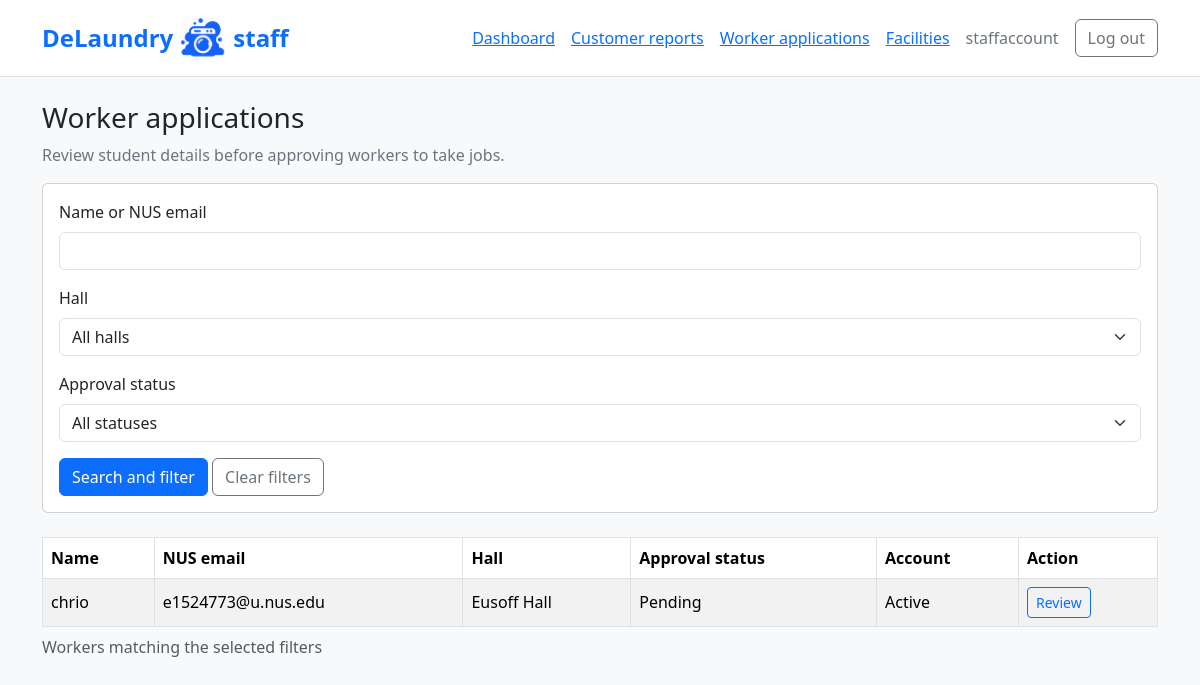
The page /adminpanel/workers/ (signed in) on the database as committed earlier.
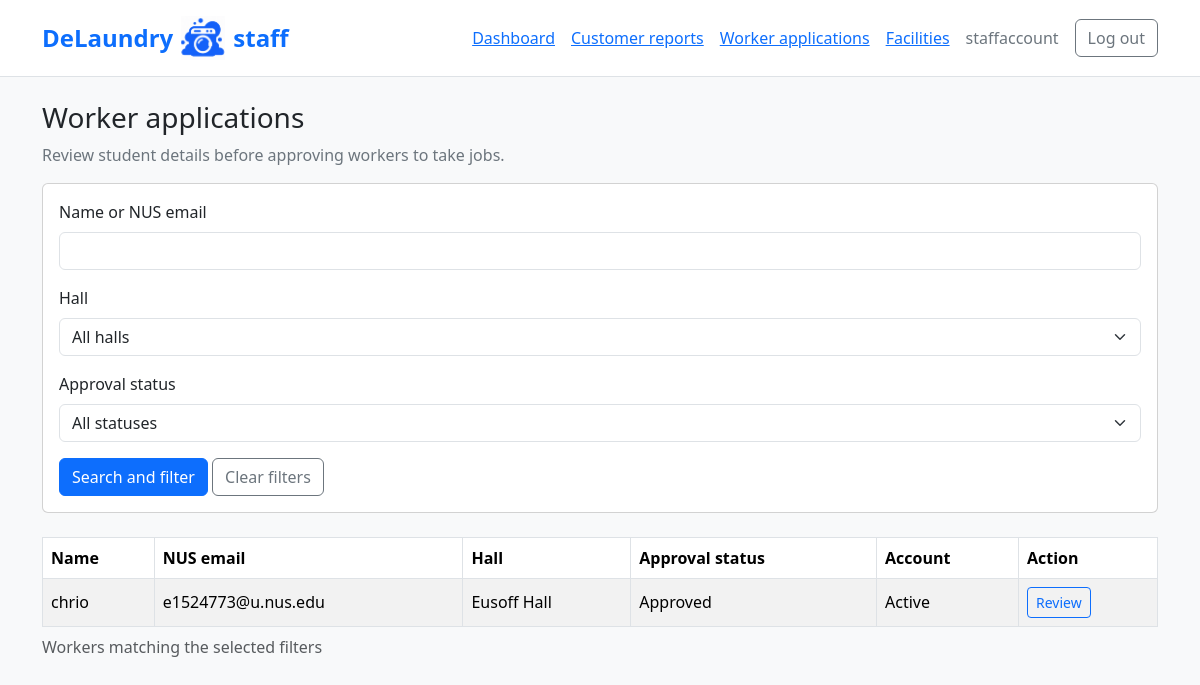
The same page on the database as committed later.
### accounts/models.py (models this page shows, shortened)
class WorkerProfile(models.Model):
  user = models.OneToOneField(User, on_delete=models.CASCADE)
  residence = models.ForeignKey('facilities.Residence', on_delete=models.PROTECT)
  id = models.AutoField(primary_key=True)
  is_available = models.BooleanField(default=True)
  approval_status = models.CharField(
    max_length=10,
    choices=[
        ("pending", "Pending"),
        ("approved", "Approved"),
        ("suspended", "Suspended"),
    ],
    default="pending",
  )

class User(AbstractUser):
  id = models.AutoField(primary_key=True)
  email = models.EmailField(unique=True)
  name = models.CharField(max_length=120)
  role = models.CharField(max_length=120, choices=[('customer', 'Customer'), ('worker', 'Worker')])

### facilities/models.py (models this page shows)
class Residence(models.Model):
  id = models.AutoField(primary_key=True)
  name = models.CharField(
    max_length=120,
    unique=True,
    choices=[
      ('eusoff', 'Eusoff Hall'),
      ('kentridge', 'Kent Ridge Hall'),
      ('kingedward', 'King Edward VII Hall'),
      ('raffles', 'Raffles Hall'),
      ('sheares', 'Sheares Hall'),
      ('temasek', 'Temasek Hall')
  ])
  is_active = models.BooleanField(default=True) # just for admin control
  def __str__(self):
    return self.get_name_display()

### adminpanel/views.py (the view)
# urls.py: path("workers/", views.worker_list, name="worker_list"),
@login_required(login_url="adminpanel:login")
def worker_list(request):
  if not request.user.is_active or not request.user.is_staff:
    return HttpResponseForbidden("This page is for active staff accounts only.")
  form = WorkerFilterForm(request.GET)
  workers = WorkerProfile.objects.select_related("user", "residence").filter(user__role="worker")
  if form.is_valid():
    search = form.cleaned_data["search"]
    residence = form.cleaned_data["residence"]
    approval_status = form.cleaned_data["approval_status"]
    if search:
      workers = workers.filter(Q(user__name__icontains=search) | Q(user__email__icontains=search))
    if residence:
      workers = workers.filter(residence=residence)
    if approval_status:
      workers = workers.filter(approval_status=approval_status)
  else:
    workers = workers.none()
  workers = workers.order_by("-user__date_joined", "pk")
  return render(request, "adminpanel/worker_list.html", {"form": form, "workers": workers})

### adminpanel/forms.py
class WorkerFilterForm(forms.Form):
  search = forms.CharField(
    label="Name or NUS email",
    max_length=150,
    required=False,
    widget=forms.TextInput(attrs={"class": "form-control"}),
  )
  residence = forms.ModelChoiceField(
    label="Hall",
    queryset=Residence.objects.all().order_by("name"),
    empty_label="All halls",
    required=False,
    widget=forms.Select(attrs={"class": "form-select"}),
  )
  approval_status = forms.ChoiceField(
    label="Approval status",
    choices=[
      ("", "All statuses"),
      ("pending", "Pending"),
      ("approved", "Approved"),
      ("suspended", "Suspended"),
    ],
    required=False,
    widget=forms.Select(attrs={"class": "form-select"}),
  )

### bookings/context_processors.py (called while the page is built)
def demo_clock(request):
  if not getattr(settings, "DEMO_MODE", False):
    return {}
  return {"demo_time": clock.localtime(), "demo_session": settings.DEMO_SESSION}

### adminpanel/templates/adminpanel/worker_list.html (shortened to what this page needs)
{% extends "adminpanel/base.html" %}
{% block content %}
  <h1 class="h3">Worker applications</h1>
  <p class="text-secondary">Review student details before approving workers to take jobs.</p>
  <div class="card mb-4">
    <div class="card-body">
      <form method="get" action="{% url 'adminpanel:worker_list' %}">
        {% include "adminpanel/form_fields.html" %}
        <button class="btn btn-primary" type="submit">Search and filter</button>
        <a class="btn btn-outline-secondary" href="{% url 'adminpanel:worker_list' %}">Clear filters</a>
      </form>
    </div>
  </div>
  <div class="table-responsive">
    <table class="table table-striped table-bordered align-middle">
      <caption>Workers matching the selected filters</caption>
      <thead>
        <tr>
          <th scope="col">Name</th>
          <th scope="col">NUS email</th>
          <th scope="col">Hall</th>
          <th scope="col">Approval status</th>
          <th scope="col">Account</th>
          <th scope="col">Action</th>
        </tr>
      </thead>
      <tbody>
        {% for worker in workers %}
          <tr>
            <td>{{ worker.user.name }}</td>
            <td>{{ worker.user.email }}</td>
            <td>{{ worker.residence }}</td>
            <td>{{ worker.get_approval_status_display }}</td>
            <td>{{ worker.user.is_active|yesno:"Active,Inactive" }}</td>
            <td><a class="btn btn-sm btn-outline-primary" href="{% url 'adminpanel:worker_review' worker.pk %}" aria-label="Review {{ worker.user.name }}">Review</a></td>
          </tr>
        {% empty %}
          <tr><td colspan="6">No workers found. Check the filters above.</td></tr>
        {% endfor %}
      </tbody>
    </table>
  </div>
{% endblock %}

Rows that differ between the two databases and show on the page:
changed WorkerProfile "chrio": approval_status "Pending" → "Approved"
